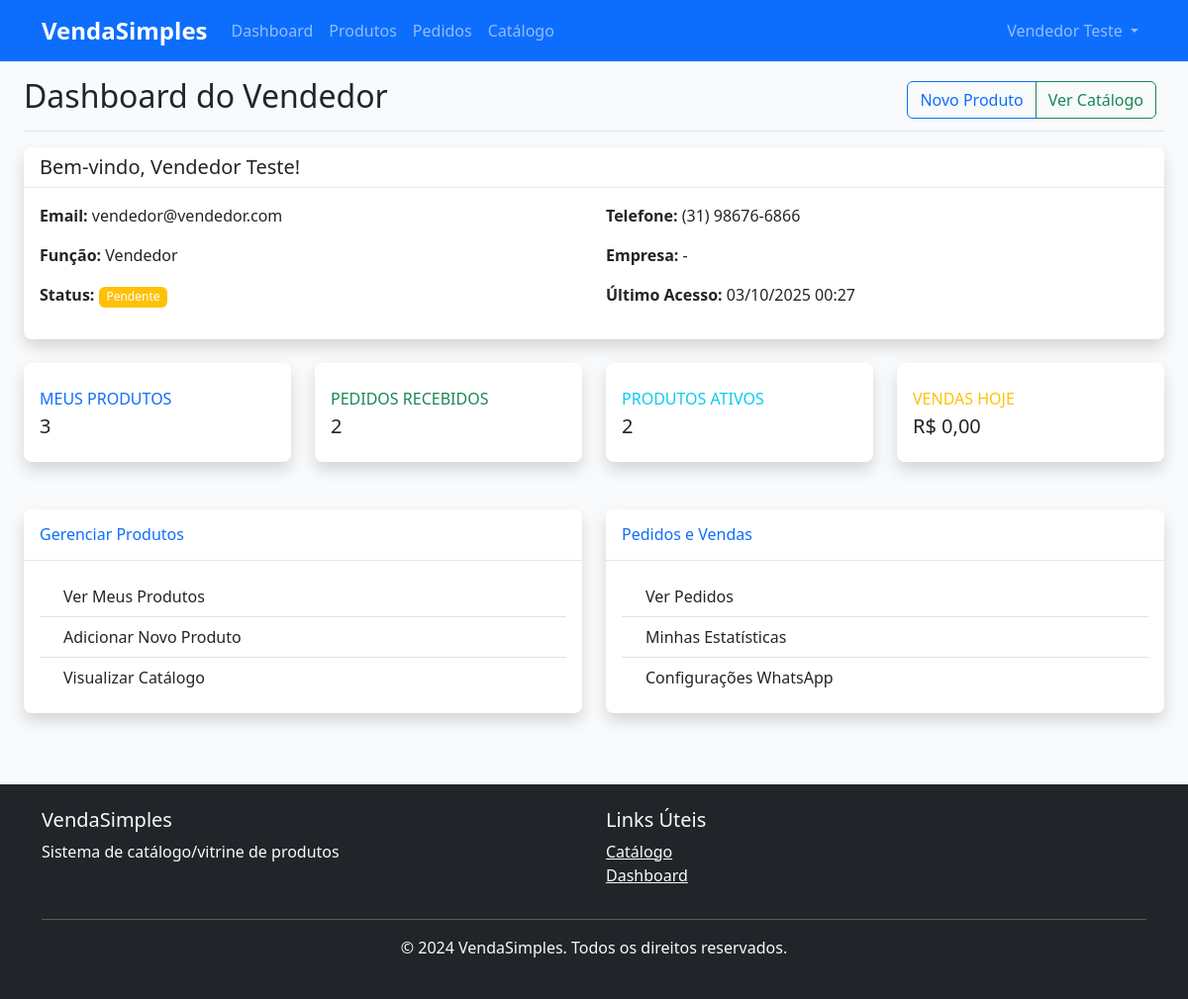
/dashboard/ (signed in), run on an earlier commit of the app's database.
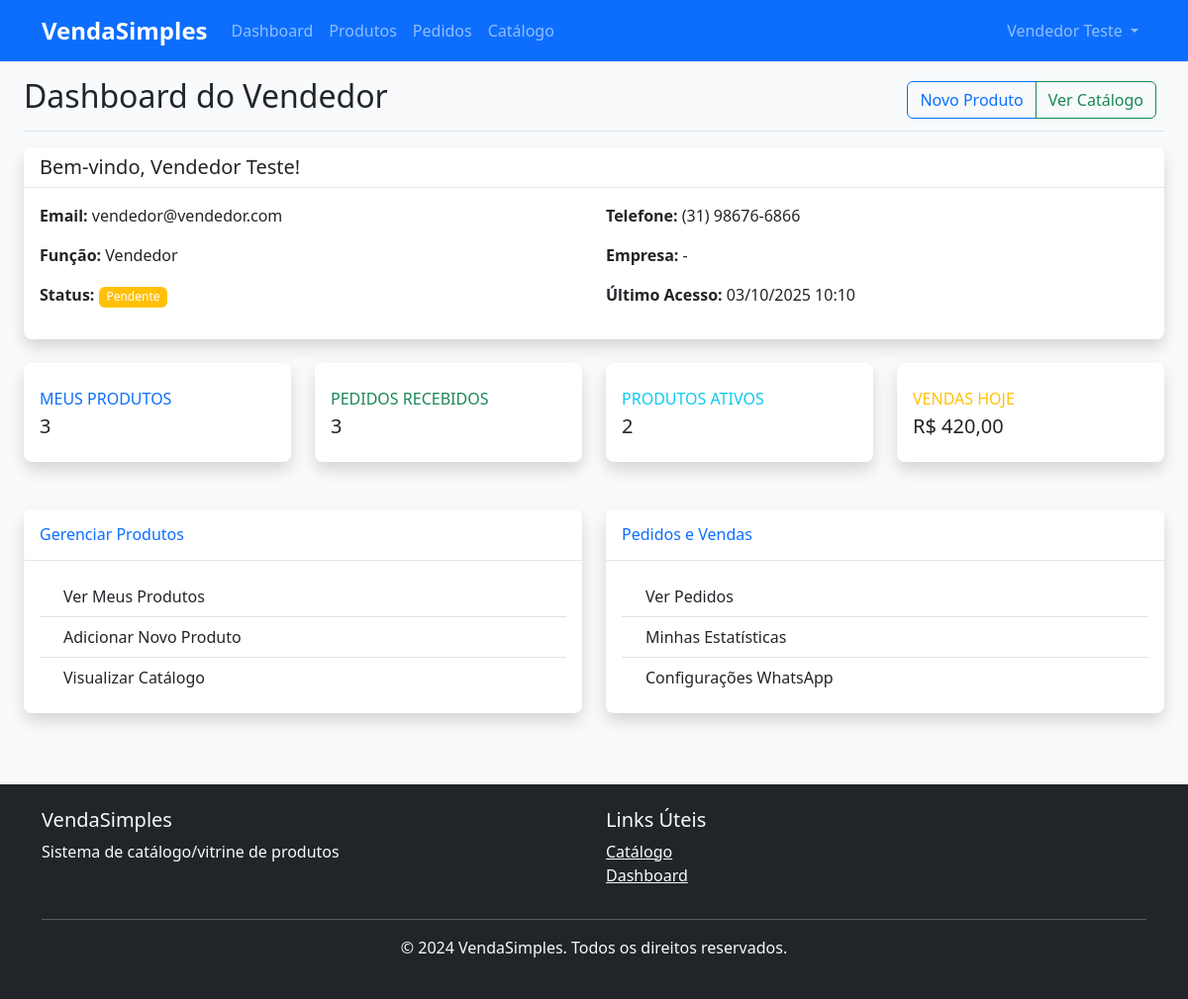
And on a later commit of the database.
### apps/authentication/models.py (models this page shows, shortened)
class User(AbstractBaseUser, PermissionsMixin, TimeStampedModel, SoftDeleteModel):
    email = models.EmailField(
        unique=True,
        db_index=True,
        verbose_name='E-mail'
    )
    first_name = models.CharField(
        max_length=150,
        verbose_name='Nome'
    )
    last_name = models.CharField(
        max_length=150,
        verbose_name='Sobrenome'
    )
    role = models.CharField(
        max_length=20,
        choices=UserRole.choices,
        db_index=True,
        verbose_name='Função'
    )
    is_staff = models.BooleanField(
        default=False,
        verbose_name='Acesso ao Admin'
    )
    is_verified = models.BooleanField(
        default=False,
        db_index=True,
        verbose_name='E-mail Verificado'
    )
    phone = models.CharField(
        max_length=20,
        blank=True,
        null=True,
        validators=[validate_phone],
        verbose_name='Telefone'
    )
    USERNAME_FIELD = 'email'
    REQUIRED_FIELDS = ['first_name', 'last_name', 'role']
    objects = UserManager()
    class Meta:
        db_table = 'users'
        verbose_name = 'Usuário'
        verbose_name_plural = 'Usuários'
        indexes = [
            models.Index(fields=['email', 'role']),
            models.Index(fields=['is_active', 'role']),
            models.Index(fields=['is_verified', 'is_active']),
        ]
    def get_full_name(self):
        return f"{self.first_name} {self.last_name}".strip()

class Profile(TimeStampedModel):
    user = models.OneToOneField(
        User,
        on_delete=models.CASCADE,
        related_name='profile'
    )
    cpf = models.CharField(
        max_length=14,
        unique=True,
        null=True,
        blank=True,
        db_index=True,
        validators=[validate_cpf],
        verbose_name='CPF'
    )
    telefone = models.CharField(
        max_length=20,
        null=True,
        blank=True,
        validators=[validate_phone],
        verbose_name='Telefone'
    )
    whatsapp = models.CharField(
        max_length=20,
        null=True,
        blank=True,
        validators=[validate_phone],
        verbose_name='WhatsApp'
    )
    data_nascimento = models.DateField(
        null=True,
        blank=True,
        verbose_name='Data de Nascimento'
    )
    avatar = models.ImageField(
        upload_to='avatars/',
        null=True,
        blank=True,
        verbose_name='Avatar'
    )
    empresa = models.ForeignKey(
        Empresa,
        on_delete=models.SET_NULL,
        null=True,
        blank=True,
        related_name='vendedores',
        verbose_name='Empresa'
    )
    cep = models.CharField(
        max_length=9,
        blank=True,
        validators=[validate_cep],
        verbose_name='CEP'
    )
    endereco = models.CharField(
        max_length=255,
        blank=True,
        verbose_name='Endereço'
    )
    numero = models.CharField(
        max_length=20,
        blank=True,
        verbose_name='Número'
    )
    complemento = models.CharField(
        max_length=100,
        blank=True,
        verbose_name='Complemento'
    )
    bairro = models.CharField(
        max_length=100,
        blank=True,
        verbose_name='Bairro'
    )
    cidade = models.CharField(
        max_length=100,
        blank=True,
        verbose_name='Cidade'
    )
    estado = models.CharField(
        max_length=2,
        blank=True,
        verbose_name='Estado'
    )
    class Meta:
        db_table = 'profiles'
        verbose_name = 'Perfil'
        verbose_name_plural = 'Perfis'

### apps/dashboard/views.py (the view, shortened to what this page needs)
# urls.py: path('', views.settings_home, name='home'),
@login_required
def home(request):
    from apps.authentication.models import UserRole
    from django.db.models import Count, Sum
    from django.utils import timezone
    from datetime import timedelta
    user = request.user
    context = {"user": user}
    if user.role == UserRole.SUPERUSER:
        from apps.authentication.models import User
        from apps.produtos.models import Produto
        from apps.pedidos.models import Pedido, StatusPedido
        total_usuarios = User.objects.count()
        total_produtos = Produto.objects.count()
        total_pedidos = Pedido.objects.count()
        produtos_ativos = Produto.active_objects.filter(disponivel=True).count()
        hoje = timezone.localdate()
        vendas_hoje = (
            Pedido.objects.filter(
                status__in=[StatusPedido.CONFIRMADO, StatusPedido.ENTREGUE]
            )
            .filter(models.Q(created_at__date=hoje) | models.Q(updated_at__date=hoje))
            .aggregate(total=Sum("total"))["total"]
            or 0
        )
        pedidos_por_status = (
            Pedido.objects.values("status")
            .annotate(count=Count("id"))
            .order_by("status")
        )
        data_30_dias_atras = timezone.now() - timedelta(days=30)
        vendas_30_dias = (
            Pedido.objects.filter(
                created_at__gte=data_30_dias_atras,
                status__in=[StatusPedido.CONFIRMADO, StatusPedido.ENTREGUE],
            ).aggregate(total=Sum("total"))["total"]
            or 0
        )
        pedidos_recentes = Pedido.objects.select_related("vendedor").order_by(
            "-created_at"
        )[:5]
        context.update(
            {
                "total_usuarios": total_usuarios,
                "total_produtos": total_produtos,
                "total_pedidos": total_pedidos,
                "produtos_ativos": produtos_ativos,
                "vendas_hoje": vendas_hoje,
                "pedidos_por_status": pedidos_por_status,
                "vendas_30_dias": vendas_30_dias,
                "pedidos_recentes": pedidos_recentes,
            }
        )
        return render(request, "dashboard/admin.html", context)
    else:
        from apps.produtos.models import Produto
        from apps.pedidos.models import Pedido, StatusPedido
        total_produtos = Produto.objects.filter(vendedor=user).count()
        produtos_ativos = Produto.active_objects.filter(
            vendedor=user,
            disponivel=True,
        ).count()
        pedidos_vendedor = Pedido.objects.filter(vendedor=user)
        total_pedidos = pedidos_vendedor.count()
        hoje = timezone.localdate()
        vendas_hoje = (
            pedidos_vendedor.filter(
                status__in=[StatusPedido.CONFIRMADO, StatusPedido.ENTREGUE]
            )
            .filter(models.Q(created_at__date=hoje) | models.Q(updated_at__date=hoje))
            .aggregate(total=Sum("total"))["total"]
            or 0
        )
        data_30_dias_atras = timezone.now() - timedelta(days=30)
        vendas_30_dias = (
            pedidos_vendedor.filter(
                created_at__gte=data_30_dias_atras,
                status__in=[StatusPedido.CONFIRMADO, StatusPedido.ENTREGUE],
            ).aggregate(total=Sum("total"))["total"]
            or 0
        )
        pedidos_por_status = (
            pedidos_vendedor.values("status")
            .annotate(count=Count("id"))
            .order_by("status")
        )
        pedidos_recentes = pedidos_vendedor.order_by("-created_at")[:5]
        produtos_baixo_estoque = Produto.objects.filter(
            vendedor=user, estoque__lte=5
        ).order_by("estoque")[:5]
        context.update(
            {
                "total_produtos": total_produtos,
                "total_pedidos": total_pedidos,
                "produtos_ativos": produtos_ativos,
                "vendas_hoje": vendas_hoje,
                "vendas_30_dias": vendas_30_dias,
                "pedidos_por_status": pedidos_por_status,
                "pedidos_recentes": pedidos_recentes,
                "produtos_baixo_estoque": produtos_baixo_estoque,
            }
        )
        return render(request, "dashboard/vendedor.html", context)

### apps/carrinho/context_processors.py (called while the page is built)
def carrinho(request):
    return {
        'carrinho': Cart(request)
    }

### apps/configuracoes/context_processors.py (called while the page is built)
def configuracoes_site(request):
    return {
        'site_name': 'VendaSimples',
        'site_description': 'Sistema de catálogo/vitrine de produtos',
    }

### apps/core/managers.py (called while the page is built)
    def get_queryset(self):
        return super().get_queryset().filter(is_active=True, deleted_at__isnull=True)

### templates/dashboard/vendedor.html (shortened to what the changed rows need)
{% extends 'base/base.html' %}
{% block content %}
<div class="container-fluid">
    <div class="row">
        <div class="col-12">
            <div class="d-flex justify-content-between flex-wrap flex-md-nowrap align-items-center pt-3 pb-2 mb-3 border-bottom">
                <h1 class="h2">Dashboard do Vendedor</h1>
            </div>
        </div>
    </div>
    <div class="row mb-4">
        <div class="col-12">
            <div class="card shadow">
                <div class="card-header">
                    <h5 class="mb-0">Bem-vindo, {{ user.get_full_name }}!</h5>
                </div>
                <div class="card-body">
                    <div class="row">
                        <div class="col-md-6">
                            <p><strong>Email:</strong> {{ user.email }}</p>
                            <p><strong>Função:</strong> {{ user.get_role_display }}</p>
                            <p><strong>Status:</strong>
                                {% if user.is_verified %}
                                    <span class="badge bg-success">Verificado</span>
                                {% else %}
                                    <span class="badge bg-warning">Pendente</span>
                                {% endif %}
                            </p>
                        </div>
                        <div class="col-md-6">
                            <p><strong>Telefone:</strong> {{ user.phone|default:"-" }}</p>
                            <p><strong>Empresa:</strong> {{ user.profile.empresa.nome_fantasia|default:"-" }}</p>
                            <p><strong>Último Acesso:</strong> {{ user.last_login|date:"d/m/Y H:i"|default:"-" }}</p>
                        </div>
                    </div>
                </div>
            </div>
        </div>
    </div>
    <div class="row mb-4">
        <div class="col-xl-3 col-md-6 mb-4">
            <div class="card border-left-success shadow h-100 py-2">
                <div class="card-body">
                    <div class="row no-gutters align-items-center">
                        <div class="col mr-2">
                            <div class="text-xs font-weight-bold text-success text-uppercase mb-1">
                                Pedidos Recebidos
                            </div>
                            <div class="h5 mb-0 font-weight-bold text-gray-800">
                                {{ total_pedidos|default:0 }}
                            </div>
                        </div>
                    </div>
                </div>
            </div>
        </div>
        <div class="col-xl-3 col-md-6 mb-4">
            <div class="card border-left-warning shadow h-100 py-2">
                <div class="card-body">
                    <div class="row no-gutters align-items-center">
                        <div class="col mr-2">
                            <div class="text-xs font-weight-bold text-warning text-uppercase mb-1">
                                Vendas Hoje
                            </div>
                            <div class="h5 mb-0 font-weight-bold text-gray-800">
                                R$ {{ vendas_hoje|default:0|floatformat:2 }}
                            </div>
                        </div>
                    </div>
                </div>
            </div>
        </div>
    </div>
</div>
{% endblock %}

### templates/base/navbar.html (shortened to what this page needs)
<nav class="navbar navbar-expand-lg navbar-dark bg-primary">
    <div class="container">
        <a class="navbar-brand" href="{% url 'dashboard:home' %}">
            <strong>VendaSimples</strong>
        </a>
        <div class="collapse navbar-collapse" id="navbarNav">
            <ul class="navbar-nav me-auto">
                {% if user.is_authenticated %}
                    <li class="nav-item">
                        <a class="nav-link" href="{% url 'dashboard:home' %}">Dashboard</a>
                    </li>
                    {% if user.role == 'SUPER' or user.role == 'EMPRESA' or user.role == 'VENDEDOR' %}
                        <li class="nav-item">
                            <a class="nav-link" href="{% url 'produtos:list' %}">Produtos</a>
                        </li>
                        <li class="nav-item">
                            <a class="nav-link" href="{% url 'pedidos:list' %}">Pedidos</a>
                        </li>
                    {% endif %}
                    <li class="nav-item">
                        <a class="nav-link" href="{% url 'catalogo:list' %}">Catálogo</a>
                    </li>
                {% endif %}
            </ul>
            <ul class="navbar-nav">
                {% if user.is_authenticated %}
                    <li class="nav-item dropdown">
                        <a class="nav-link dropdown-toggle" href="#" role="button" data-bs-toggle="dropdown">
                            {{ user.get_full_name }}
                        </a>
                    </li>
                {% endif %}
            </ul>
        </div>
    </div>
</nav>

What changed in the data, as far as the page shows it:
changed User "Vendedor Teste": last_login "03/10/2025 00:27" → "03/10/2025 10:10"
Also different on the page:
{{ total_pedidos|default:0 }}: "2" → "3"
{{ vendas_hoje|default:0|floatformat:2 }}: "0,00" → "420,00"
